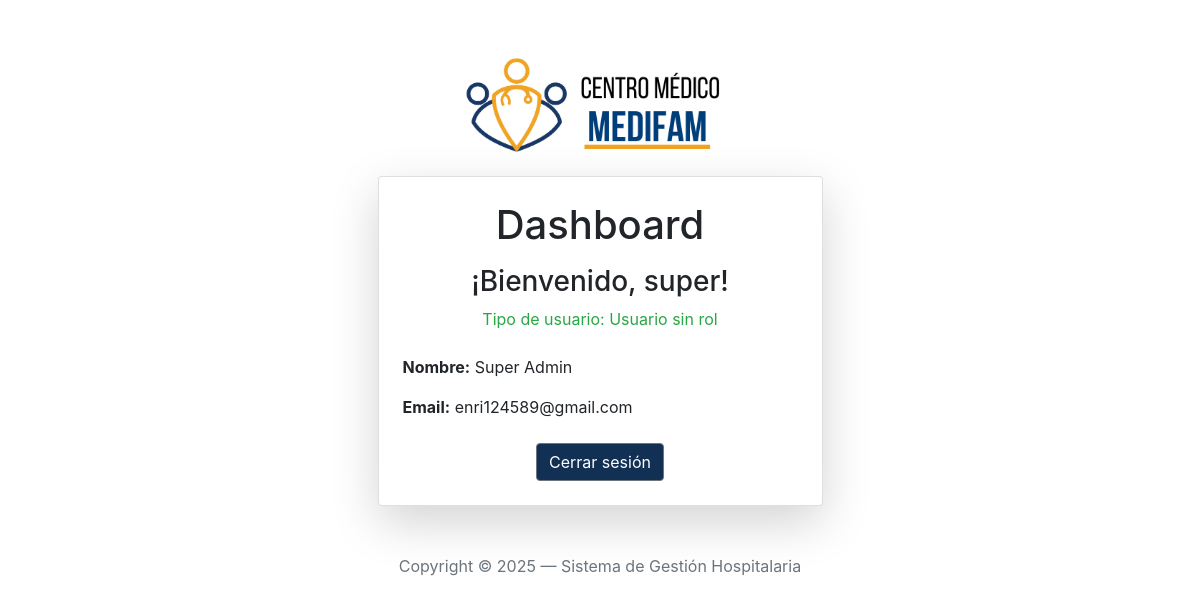
/dashboard/ (signed in), run on an earlier commit of the app's database.
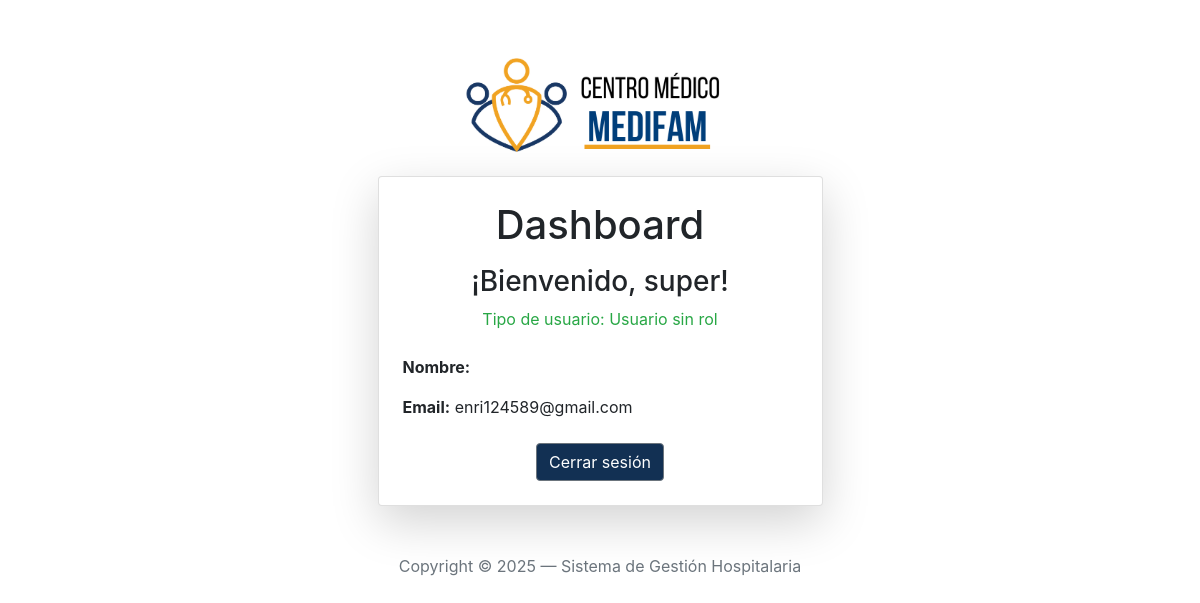
And on a later commit of the database.
### users/models.py (models this page shows, shortened)
class Users(AbstractUser):
    email = models.CharField(max_length=50, unique=True)
    username = models.CharField(max_length=50, unique=True)
    password = models.CharField(max_length=200)
    first_name = models.CharField(max_length=50)
    last_name = models.CharField(max_length=50)
    gender_choices = (("Male", "Male"), ("Female", "Female"))
    gender = models.CharField(max_length=10, choices=gender_choices, default="not_known")
    birthday = models.DateField(null=True, blank=True)
    is_doctor = models.BooleanField(default=False)
    profile_avatar = models.ImageField(
        upload_to="users/profiles",
        blank=True,
        default="users/profiles/default.png"
    )
    address_line = models.CharField(max_length=100, blank=True, null=True)
    region = models.CharField(max_length=50, blank=True, null=True)
    city = models.CharField(max_length=50, blank=True, null=True)
    code_postal = models.CharField(max_length=20, blank=True, null=True)
    groups = models.ManyToManyField(
        'auth.Group',
        verbose_name='groups',
        blank=True,
        help_text='The groups this user belongs to.',
        related_name='custom_users',  # Cambiar nombre del reverse accessor
        related_query_name='custom_user',
    )
    user_permissions = models.ManyToManyField(
        'auth.Permission',
        verbose_name='user permissions',
        blank=True,
        help_text='Specific permissions for this user.',
        related_name='custom_users',  # Cambiar nombre del reverse accessor
        related_query_name='custom_user',
    )
    class Meta:
        verbose_name = "User"
        verbose_name_plural = "Users"

### users/views.py (the view)
# urls.py: path('dashboard/', dashboard_view, name='dashboard'), # Dashboard general
@login_required
def dashboard_view(request):
    user = request.user
    if hasattr(user, 'doctor'):
        return redirect('doctor_dashboard')
    elif hasattr(user, 'receptions'):
        return redirect('reception_dashboard')
    elif hasattr(user, 'administrator'):
        return redirect('admin_dashboard')
    else:
        return render(request, 'users/dashboard.html', {
            'user': user,
            'user_type': 'Usuario sin rol',
            'specialty': None
        })

### templates/users/dashboard.html (shortened to what this page needs)
{% extends 'users/base.html' %}
{% block content %}
<div class="card shadow-lg mx-auto mt-5" style="max-width: 32rem">
    <div class="card-body p-4">
        <h1 class="fs-4 card-title fw-bold mb-3 text-center">Dashboard</h1>
        <div class="text-center mb-4">
            <h3>¡Bienvenido, {{ user.username }}!</h3>
                <p class="text-success">Tipo de usuario: {{ user_type }}</p>
            </div>
        <div class="user-info mb-4">
            <p><strong>Nombre:</strong> {{ user.first_name }} {{ user.last_name }}</p>
            <p><strong>Email:</strong> {{ user.email }}</p>
        </div>
        <div class="text-center">
            <a href="{% url 'logout' %}" class="btn btn-secondary primary-color-background">
                Cerrar sesión
            </a>
        </div>
    </div>
</div>
{% endblock %}

### templates/users/base.html (shortened to what this page needs)
{% load static %}
<!DOCTYPE html>
<html lang="en">
  <head>
    <link href="{% static 'css/bootstrap.min.css' %}" rel="stylesheet"/>
    <link href="{% static 'css/base-style.css' %}" rel="stylesheet"/>
  </head>
  <body>
    <section class="h-100">
      <div class="container h-100">
        <div class="row justify-content-sm-center h-100">
          <div class="col-xxl-4 col-xl-5 col-lg-5 col-md-7 col-sm-9">
            <div class="text-center my-5" style="height: 80px;">
              <img src="{% static 'img/logo_Centro.png' %}" alt="logo" class="img-fluid" style="max-height: 170px; max-width: 330px;" />
            </div>
            {% block content %}{% endblock content %}
            <div class="text-center my-5 text-muted">
              Copyright &copy; 2025 &mdash; Sistema de Gestión Hospitalaria
            </div>
          </div>
        </div>
      </div>
    </section>
  </body>
</html>

### static/css/base-style.css (style rules this page uses)
:root { --primary-color: #123053; --secondary-color: #EFA323; }
.primary-color-background { background-color: var(--primary-color); }

What changed in the data, as far as the page shows it:
changed Users "super": first_name "Super" → (not shown); last_name "Admin" → (not shown)
